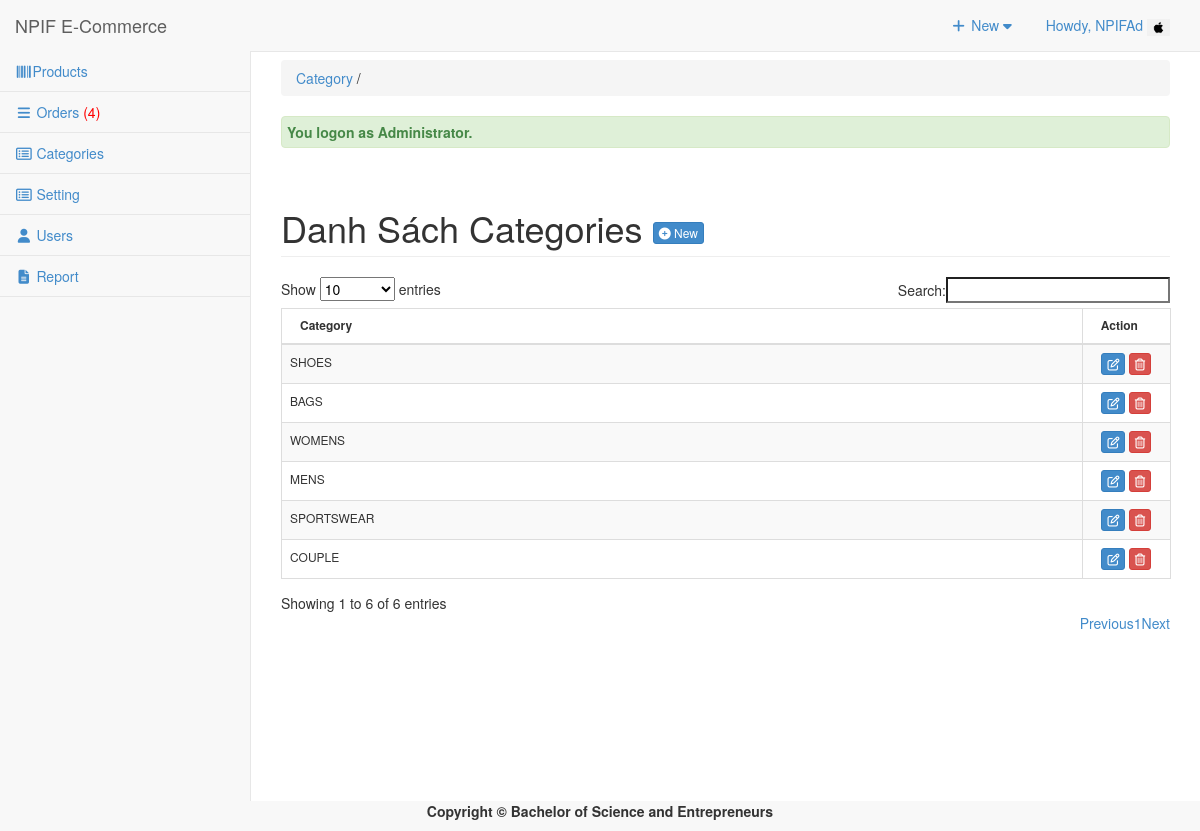
Page /admin/category/index.php (signed in) on the committed database.
### tables this page shows
CREATE TABLE `tbluseraccount` (
  `USERID` int(11) NOT NULL,
  `U_NAME` varchar(122) NOT NULL,
  `U_USERNAME` varchar(122) NOT NULL,
  `U_PASS` varchar(122) NOT NULL,
  `U_ROLE` varchar(30) NOT NULL,
  `USERIMAGE` varchar(255) NOT NULL
);

CREATE TABLE `tblcategory` (
  `CATEGID` int(11) NOT NULL,
  `CATEGORIES` varchar(255) NOT NULL,
  `USERID` int(11) NOT NULL
);

### admin/category/index.php (called while the page is built, shortened)
<?php
require_once("../../include/initialize.php");
$view = (isset($_GET['view']) && $_GET['view'] != '') ? $_GET['view'] : '';
$header=$view;
$title="Category";
require_once ("../theme/templates.php");
?>

### include/database.php (called while the page is built, shortened)
<?php
class Database {
	var $sql_string = '';
	private $conn;
	public function open_connection() {
		$this->conn = mysqli_connect(server,user,pass);
		if(!$this->conn){
			echo "Problem in database connection! Contact administrator!";
			exit();
		}else{
			$db_select = mysqli_select_db($this->conn,database_name);
		}
	}
	function setQuery($sql='') {
		$this->sql_string=$sql;
	}
	function executeQuery() {
		$result = mysqli_query($this->conn,$this->sql_string);
		return $result;
	}
	private function confirm_query($result) {
		return $result;
	}
	function loadResultList( $key='' ) {
		$cur = $this->executeQuery();
		$array = array();
		while ($row = mysqli_fetch_object($cur)) {
			if ($key) {
				$array[$row->$key] = $row;
			} else {
				$array[] = $row;
			}
		}
		return $array;
	}
	function loadSingleResult() {
		$cur = $this->executeQuery();
		while ($row = mysqli_fetch_object($cur)) {
		return $data = $row;
		}
	}
	public function num_rows($result_set) {
		return mysqli_num_rows($result_set);
	}
}
$mydb = new Database();
?>

### include/accounts.php (called while the page is built, shortened)
<?php
require_once(LIB_PATH.DS.'database.php');
class User {
	protected static  $tblname = "tbluseraccount";
	function single_user($id=""){
			global $mydb;
			$mydb->setQuery("SELECT * FROM ".self::$tblname."
				Where USERID= '{$id}' LIMIT 1");
			$cur = $mydb->loadSingleResult();
			return $cur;
	}
}
?>

### admin/category/list.php (the view, shortened to what this page needs)
<div class="row">
      	 <div class="col-lg-12">
           <h1 class="page-header">Danh Sách Categories  <a href="index.php?view=add" class="btn btn-primary btn-xs  ">  <i class="fa fa-plus-circle fw-fa"></i> New</a>  </h1>
      		</div>
  		 </div>
 		    <form action="controller.php?action=delete" Method="POST">
		     <div class="table-responsive">
			<table id="dash-table" class="table table-striped table-bordered table-hover"  style="font-size:12px" cellspacing="0">
			  <thead>
			  	<tr>
			  		<th>
			  		 Category</th>
			  		 <th width="10%" align="center">Action</th>
			  	</tr>
			  </thead>
			  <tbody>
			  	<?php
			  		$mydb->setQuery("SELECT * FROM `tblcategory`");
			  		$cur = $mydb->loadResultList();
					foreach ($cur as $result) {
			  		echo '<tr>';
			  			echo '<td>' . $result->CATEGORIES.'</td>';
			  		echo '<td align="center"><a title="Edit" href="index.php?view=edit&id='.$result->CATEGID.'" class="btn btn-primary btn-xs  ">  <span class="fa fa-edit fw-fa"></a>
			  		     <a title="Delete" href="controller.php?action=delete&id='.$result->CATEGID.'" class="btn btn-danger btn-xs  ">  <span class="fa  fa-trash-o fw-fa "></a></td>';
			  		echo '</tr>';
			  	}
			  	?>
			  </tbody>
			</table>
			</form>

### admin/theme/templates.php (shortened to what this page needs)
<!DOCTYPE html>
<html lang="en">
<head>
<link href="<?php echo web_root; ?>admin/css/bootstrap.min.css" rel="stylesheet">
<link href="<?php echo web_root; ?>admin/css/metisMenu.min.css" rel="stylesheet">
<link href="<?php echo web_root; ?>admin/css/timeline.css" rel="stylesheet">
<link href="<?php echo web_root; ?>admin/css/sb-admin-2.css" rel="stylesheet">
<link href="<?php echo web_root; ?>admin/font/css/font-awesome.min.css" rel="stylesheet" type="text/css">
<link href="<?php echo web_root; ?>admin/font/font-awesome.min.css" rel="stylesheet" type="text/css">
<link href="<?php echo web_root; ?>admin/css/dataTables.bootstrap.css" rel="stylesheet">
<link href="<?php echo web_root; ?>css/bootstrap-datetimepicker.min.css" rel="stylesheet" media="screen">
<link href="<?php echo web_root; ?>css/datepicker.css" rel="stylesheet" media="screen">
<link href="<?php echo web_root; ?>admin/css/costum.css" rel="stylesheet">
<link href="<?php echo web_root; ?>admin/css/ekko-lightbox.css" rel="stylesheet">
</head>
  <?php
    $query = "SELECT * FROM tblsummary WHERE ORDEREDSTATS = 'Pending'";
    $mydb->setQuery($query);
    $cur = $mydb->executeQuery();
    $rowscount = $mydb->num_rows($cur);
    $res = isset($rowscount)? $rowscount : 0;
    if($res>0){
    $order = '<span style="color:red;">('.$res.')</span>';
    }else{
        $order = '<span> ('.$res.')</span>';
    }
?>
<body>
   <div id="wrapper">
        <nav class="navbar navbar-default navbar-static-top  " role="navigation" style="margin-bottom: 0">
            <div class="navbar-header">
                 <a class="navbar-brand"  href="<?php echo web_root; ?>admin/index.php" >NPIF E-Commerce</a>
            </div>
            <ul class="nav navbar-top-links navbar-right">
                 <li class="dropdown">
                    <a class="dropdown-toggle" data-toggle="dropdown" href="#">
                        <i class="fa fa-plus fa-fw"></i> New  <i class="fa fa-caret-down"></i>
                    </a>
                </li>
<?php
 $user = New User();
$singleuser = $user->single_user($_SESSION['USERID']);
?>
                <li class="dropdown">
                    <a class="dropdown-toggle" data-toggle="dropdown" href="#">
                        Howdy, <?php echo $_SESSION['U_NAME']; ?> <img title="profile image" width="23px" height="17px" src="<?php echo web_root.'admin/user/'.$singleuser ->USERIMAGE ?>">
                    </a>
                </li>
            </ul>
            <div class="navbar-default sidebar" role="navigation">
                <div class="sidebar-nav navbar-collapse">
                    <ul class="nav" id="side-menu">
                        <li>
                             <a href="<?php echo web_root; ?>admin/products/index.php"><i class="fa fa-barcode fa-fw"></i>Products </a>
                        </li>
                        <li>
                             <a href="<?php echo web_root; ?>admin/orders/index.php" ><i class="fa fa-reorder fa-fw"></i>  Orders <?php echo $order; ?></a>
                  </li>
                         <li>
                             <a href="<?php echo web_root; ?>admin/category/index.php" ><i class="fa fa-list-alt fa-fw"></i>  Categories </a>
                        </li>
                        <?php if ($_SESSION['U_ROLE']=='Administrator') {
                        ?>
                         <li>
                             <a href="<?php echo web_root; ?>admin/settings/index.php" ><i class="fa fa-list-alt fa-fw"></i>  Setting </a>
                        </li>
                          <li>
                            <a href="<?php echo web_root; ?>admin/user/index.php" ><i class="fa fa-user fa-fw"></i> Users </a>
                        </li>
                         <li>
                            <a href="<?php echo web_root; ?>admin/report/index.php" ><i class="fa  fa-file-text fa-fw"></i> Report </a>
                        </li>
                 <?php }  ?>
                    </ul>
                </div>
            </div>
        </nav>
  <div id="page-wrapper">
            <div class="row" >
                <div class="col-lg-12">
                    <?php
                    if ($title<>'Dashboard'){
                       echo   '<p class="breadcrumb" style="margin-top: 8px;">
                        <a href="index.php" title="'. $title.'" >'. $title.'</a>
                        '.(isset($header) ? ' / '. $header : '').'  </p>'  ;
                    } ?>
                  <?php require_once $content; ?>
                </div>
            </div>
        </div>
    </div>
</body>
      <footer><p  style="text-align: center;font-weight: bold;">Copyright &copy; Bachelor of Science and Entrepreneurs </p></footer>
</html>

### admin/css/sb-admin-2.css (style rules this page uses)
body { background-color: #f8f8f8; }
#wrapper { width: 100%; }
#page-wrapper { padding: 0 15px; min-height: 568px; background-color: #fff; }
@media (min-width:768px) { #page-wrapper { position: inherit; margin: 0 0 0 250px; padding: 0 30px; border-left: 1px solid #e7e7e7; } }
.navbar-top-links { margin-right: 0; }
.navbar-top-links li { display: inline-block; }
.navbar-top-links li:last-child { margin-right: 15px; }
.navbar-top-links li a { padding: 15px; min-height: 50px; }
.sidebar .sidebar-nav.navbar-collapse { padding-right: 0; padding-left: 0; }
.sidebar ul li { border-bottom: 1px solid #e7e7e7; }
@media (min-width:768px) { .sidebar { z-index: 1; position: absolute; width: 250px; margin-top: 51px; } }

### rows in the picture
tbluseraccount: USERIMAGE (picture)
tblcategory: CATEGORIES "SHOES"
tblcategory: CATEGORIES "BAGS"
tblcategory: CATEGORIES "WOMENS"
tblcategory: CATEGORIES "MENS"
tblcategory: CATEGORIES "SPORTSWEAR"
tblcategory: CATEGORIES "COUPLE"

### other values in the picture
$_SESSION['U_NAME'] "NPIFAd"
$res "4"
$title "Category"
$_SESSION['message'] "You logon as Administrator."
